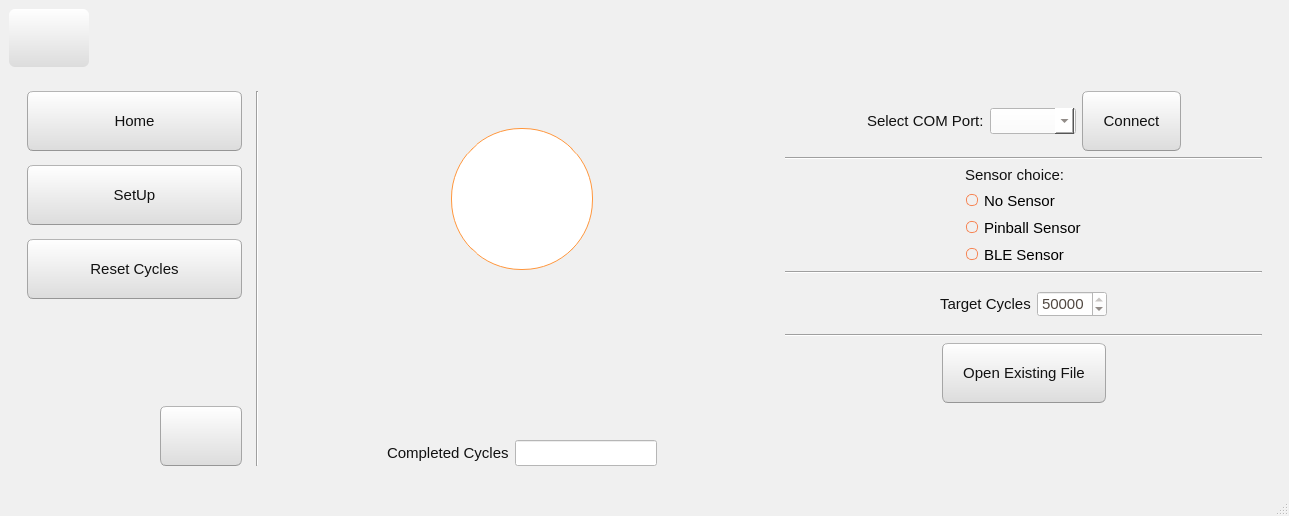
<?xml version="1.0" encoding="UTF-8"?>
<ui version="4.0">
 <class>MainWindow</class>
 <widget class="QMainWindow" name="MainWindow">
  <property name="windowModality">
   <enum>Qt::NonModal</enum>
  </property>
  <property name="geometry">
   <rect>
    <x>0</x>
    <y>0</y>
    <width>1289</width>
    <height>516</height>
   </rect>
  </property>
  <property name="windowTitle">
   <string>Daffodil</string>
  </property>
  <property name="styleSheet">
   <string notr="true">QWidget{
font: 11pt;
}
QGroupBox {
border: none;
}
QMainWindow {
	background-color:#f0f0f0;
}
QCheckBox {
	padding:2px;
}
QCheckBox:hover {
	border-radius:4px;
	border-style:solid;
	border-width:1px;
	padding-left: 1px;
	padding-right: 1px;
	padding-bottom: 1px;
	padding-top: 1px;
	border-color: rgb(255,150,60);
	background-color:qlineargradient(spread:pad, x1:0.5, y1:1, x2:0.5, y2:0, stop:0 rgba(190, 90, 50, 50), stop:1 rgba(250, 130, 40, 50));
}
QCheckBox::indicator:checked {
	border-radius:4px;
	border-style:solid;
	border-width:1px;
	border-color: rgb(246, 134, 86);
  	background-color:rgb(246, 134, 86)
}
QCheckBox::indicator:unchecked {
	border-radius:4px;
	border-style:solid;
	border-width:1px;
	border-color:rgb(246, 134, 86);
  	background-color:rgb(255,255,255);
}
QColorDialog {
	background-color:#f0f0f0;
}
QComboBox {
	color:rgb(81,72,65);
	background: #ffffff;
}
QComboBox:editable {
	background: #ffffff;
	color: rgb(81,72,65);
	selection-color:rgb(81,72,65);
	selection-background-color: #ffffff;
}
QComboBox QAbstractItemView {
	color:rgb(81,72,65);	
	background: #ffffff;
	selection-color: #ffffff;
	selection-background-color: rgb(246, 134, 86);
}
QComboBox:!editable:on, QComboBox::drop-down:editable:on {
	color:  #1e1d23;	
	background: #ffffff;
}
QDateTimeEdit {
	color:rgb(81,72,65);
	background-color: #ffffff;
}
QDateEdit {
	color:rgb(81,72,65);
	background-color: #ffffff;
}
QDialog {
	background-color:#f0f0f0;
}
QDoubleSpinBox {
	color:rgb(81,72,65);
	background-color: #ffffff;
}
QFontComboBox {
	color:rgb(81,72,65);
	background-color: #ffffff;
}
QLabel {
	color:rgb(17,17,17);
}
QLineEdit {
	background-color:rgb(255,255,255);
	selection-background-color:rgb(236,116,64);
	color:rgb(17,17,17);
}
QMenuBar {
	color:rgb(223,219,210);
	background-color:rgb(65,64,59);
}
QMenuBar::item {
	padding-top:4px;
	padding-left:4px;
	padding-right:4px;
	color:rgb(223,219,210);
	background-color:rgb(65,64,59);
}
QMenuBar::item:selected {
	color:rgb(255,255,255);
	padding-top:2px;
	padding-left:2px;
	padding-right:2px;
	border-top-width:2px;
	border-left-width:2px;
	border-right-width:2px;
	border-top-right-radius:4px;
	border-top-left-radius:4px;
	border-style:solid;
	background-color:rgb(65,64,59);
	border-top-color: rgb(47,47,44);
	border-right-color: qlineargradient(spread:pad, x1:0, y1:1, x2:1, y2:0, stop:0 rgba(90, 87, 78, 255), stop:1 rgba(47,47,44, 255));
	border-left-color:  qlineargradient(spread:pad, x1:1, y1:0, x2:0, y2:0, stop:0 rgba(90, 87, 78, 255), stop:1 rgba(47,47,44, 255));
}
QMenu {
	color:rgb(223,219,210);
	background-color:rgb(65,64,59);
}
QMenu::item {
	color:rgb(223,219,210);
	padding-left:20px;
	padding-top:4px;
	padding-bottom:4px;
	padding-right:10px;
}
QMenu::item:selected {
	color:rgb(255,255,255);
	background-color: qlineargradient(spread:pad, x1:0.5, y1:1, x2:0.5, y2:0, stop:0 rgba(225, 108, 54, 255), stop:1 rgba(246, 134, 86, 255));
	border-style:solid;
	border-width:3px;
	padding-left:17px;
	padding-top:4px;
	padding-bottom:4px;
	padding-right:7px;
	border-bottom-color:qlineargradient(spread:pad, x1:0.5, y1:1, x2:0.5, y2:0, stop:0 rgba(175,85,48,255), stop:1 rgba(236,114,67, 255));
	border-top-color:qlineargradient(spread:pad, x1:0.5, y1:1, x2:0.5, y2:0, stop:0 rgba(253,156,113,255), stop:1 rgba(205,90,46, 255));
	border-right-color:qlineargradient(spread:pad, x1:0, y1:0.5, x2:1, y2:0.5, stop:0 rgba(253,156,113,255), stop:1 rgba(205,90,46, 255));
	border-left-color:qlineargradient(spread:pad, x1:1, y1:0.5, x2:0, y2:0.5, stop:0 rgba(253,156,113,255), stop:1 rgba(205,90,46, 255));
}
QPlainTextEdit {
	border-width: 1px;
	border-style: solid;
	border-color:transparent;
	color:rgb(17,17,17);
	selection-background-color:rgb(236,116,64);
}
QProgressBar {
	text-align: center;
	color: rgb(0, 0, 0);
	border-width: 1px; 
	border-radius: 10px;
	border-style: inset;
	border-color: rgb(150,150,150);
	background-color:rgb(221,221,219);
}
QProgressBar::chunk:horizontal {
	background-color: qlineargradient(spread:pad, x1:0.5, y1:1, x2:0.5, y2:0, stop:0 rgba(225, 108, 54, 255), stop:1 rgba(246, 134, 86, 255));
	border-style: solid;
	border-radius:8px;
	border-width:1px;
	border-bottom-color:qlineargradient(spread:pad, x1:0.5, y1:1, x2:0.5, y2:0, stop:0 rgba(175,85,48,255), stop:1 rgba(236,114,67, 255));
	border-top-color:qlineargradient(spread:pad, x1:0.5, y1:1, x2:0.5, y2:0, stop:0 rgba(253,156,113,255), stop:1 rgba(205,90,46, 255));
	border-right-color:qlineargradient(spread:pad, x1:0, y1:0.5, x2:1, y2:0.5, stop:0 rgba(253,156,113,255), stop:1 rgba(205,90,46, 255));
	border-left-color:qlineargradient(spread:pad, x1:1, y1:0.5, x2:0, y2:0.5, stop:0 rgba(253,156,113,255), stop:1 rgba(205,90,46, 255));
}
QPushButton{
	color:rgb(17,17,17);
	border-width: 1px;
	border-radius: 6px;
	border-bottom-color: rgb(150,150,150);
	border-right-color: rgb(165,165,165);
	border-left-color: rgb(165,165,165);
	border-top-color: rgb(180,180,180);
	border-style: solid;
	outline: none;
	font-size: 15;
	padding: 20px;
	background-color: qlineargradient(spread:pad, x1:0.5, y1:1, x2:0.5, y2:0, stop:0 rgba(220, 220, 220, 255), stop:1 rgba(255, 255, 255, 255));
}
QPushButton:hover{
	color:rgb(17,17,17);
	border-width: 1px;
	border-radius:6px;
	border-top-color: rgb(255,150,60);
	border-right-color: qlineargradient(spread:pad, x1:0, y1:1, x2:1, y2:0, stop:0 rgba(200, 70, 20, 255), stop:1 rgba(255,150,60, 255));
	border-left-color:  qlineargradient(spread:pad, x1:1, y1:0, x2:0, y2:0, stop:0 rgba(200, 70, 20, 255), stop:1 rgba(255,150,60, 255));
	border-bottom-color: rgb(200,70,20);
	border-style: solid;
	padding: 2px;
	background-color: qlineargradient(spread:pad, x1:0.5, y1:1, x2:0.5, y2:0, stop:0 rgba(220, 220, 220, 255), stop:1 rgba(255, 255, 255, 255));
}
QPushButton:default{
	color:rgb(17,17,17);
	border-width: 1px;
	border-radius:6px;
	border-top-color: rgb(255,150,60);
	border-right-color: qlineargradient(spread:pad, x1:0, y1:1, x2:1, y2:0, stop:0 rgba(200, 70, 20, 255), stop:1 rgba(255,150,60, 255));
	border-left-color:  qlineargradient(spread:pad, x1:1, y1:0, x2:0, y2:0, stop:0 rgba(200, 70, 20, 255), stop:1 rgba(255,150,60, 255));
	border-bottom-color: rgb(200,70,20);
	border-style: solid;
	padding: 2px;
	background-color: qlineargradient(spread:pad, x1:0.5, y1:1, x2:0.5, y2:0, stop:0 rgba(220, 220, 220, 255), stop:1 rgba(255, 255, 255, 255));
}
QPushButton:pressed{
	color:rgb(17,17,17);
	border-width: 1px;
	border-radius: 6px;
	border-width: 1px;
	border-top-color: rgba(255,150,60,200);
	border-right-color: qlineargradient(spread:pad, x1:0, y1:1, x2:1, y2:0, stop:0 rgba(200, 70, 20, 255), stop:1 rgba(255,150,60, 200));
	border-left-color:  qlineargradient(spread:pad, x1:1, y1:0, x2:0, y2:0, stop:0 rgba(200, 70, 20, 255), stop:1 rgba(255,150,60, 200));
	border-bottom-color: rgba(200,70,20,200);
	border-style: solid;
	padding: 2px;
	background-color: qlineargradient(spread:pad, x1:0.5, y1:0, x2:0.5, y2:1, stop:0 rgba(220, 220, 220, 255), stop:1 rgba(255, 255, 255, 255));
}
QPushButton:disabled{
	color:rgb(174,167,159);
	border-width: 1px;
	border-radius: 6px;
	background-color: qlineargradient(spread:pad, x1:0.5, y1:1, x2:0.5, y2:0, stop:0 rgba(200, 200, 200, 255), stop:1 rgba(230, 230, 230, 255));
}
QRadioButton {
	padding: 1px;
}
QRadioButton::indicator:checked {
	height: 10px;
	width: 10px;
	border-style:solid;
	border-radius:5px;
	border-width: 1px;
	border-color: rgba(246, 134, 86, 255);
	color: #a9b7c6;
	background-color:rgba(246, 134, 86, 255);
}
QRadioButton::indicator:!checked {
	height: 10px;
	width: 10px;
	border-style:solid;
	border-radius:5px;
	border-width: 1px;
	border-color: rgb(246, 134, 86);
	color: #a9b7c6;
	background-color: transparent;
}
QScrollArea {
	color: #FFFFFF;
	background-color:#f0f0f0;
}
QSlider::groove {
	border-style: solid;
	border-width: 1px;
	border-color: rgb(207,207,207);
}
QSlider::groove:horizontal {
	height: 5px;
	background: rgb(246, 134, 86);
}
QSlider::groove:vertical {
	width: 5px;
	background: rgb(246, 134, 86);
}
QSlider::handle:horizontal {
	background: rgb(253,253,253);
	border-style: solid;
	border-width: 1px;
	border-color: rgb(207,207,207);
	width: 12px;
	margin: -5px 0;
	border-radius: 7px;
}
QSlider::handle:vertical {
	background: rgb(253,253,253);
	border-style: solid;
	border-width: 1px;
	border-color: rgb(207,207,207);
	height: 12px;
	margin: 0 -5px;
	border-radius: 7px;
}
QSlider::add-page:horizontal {
 	background: white;
}
QSlider::add-page:vertical {
	background: white;
}
QSlider::sub-page:horizontal {
	background: rgb(246, 134, 86);
}
QSlider::sub-page:vertical {
  	background: rgb(246, 134, 86);
}
QStatusBar {
	color:rgb(81,72,65);
}
QSpinBox {
	color:rgb(81,72,65);
	background-color: #ffffff;
}
QScrollBar:horizontal {
	max-height: 20px;
	border: 1px transparent grey;
	margin: 0px 20px 0px 20px;
}
QScrollBar::handle:horizontal {
	background: rgb(253,253,253);
	border-style: solid;
	border-width: 1px;
	border-color: rgb(207,207,207);
	border-radius: 7px;
	min-width: 25px;
}
QScrollBar::handle:horizontal:hover {
	background: rgb(253,253,253);
	border-style: solid;
	border-width: 1px;
	border-color: rgb(255,150,60);
	border-radius: 7px;
	min-width: 25px;
}
QScrollBar::add-line:horizontal {
  	border: 1px solid;
  	border-color: rgb(207,207,207);
  	border-top-right-radius: 7px;
  	border-top-left-radius: 7px;
  	border-bottom-right-radius: 7px;
  	background: rgb(255, 255, 255);
  	width: 20px;
  	subcontrol-position: right;
  	subcontrol-origin: margin;
}
QScrollBar::add-line:horizontal:hover {
  	border: 1px solid;
  	border-top-right-radius: 7px;
  	border-top-left-radius: 7px;
  	border-bottom-right-radius: 7px;
  	border-color: rgb(255,150,60);
  	background: rgb(255, 255, 255);
  	width: 20px;
  	subcontrol-position: right;
  	subcontrol-origin: margin;
}
QScrollBar::add-line:horizontal:pressed {
  	border: 1px solid grey;
  	border-top-left-radius: 7px;
  	border-top-right-radius: 7px;
  	border-bottom-right-radius: 7px;
  	background: rgb(231,231,231);
  	width: 20px;
  	subcontrol-position: right;
  	subcontrol-origin: margin;
}
QScrollBar::sub-line:horizontal {
  	border: 1px solid;
  	border-color: rgb(207,207,207);
  	border-top-right-radius: 7px;
  	border-top-left-radius: 7px;
  	border-bottom-left-radius: 7px;
  	background: rgb(255, 255, 255);
  	width: 20px;
  	subcontrol-position: left;
  	subcontrol-origin: margin;
}
QScrollBar::sub-line:horizontal:hover {
  	border: 1px solid;
  	border-color: rgb(255,150,60);
  	border-top-right-radius: 7px;
  	border-top-left-radius: 7px;
  	border-bottom-left-radius: 7px;
  	background: rgb(255, 255, 255);
  	width: 20px;
  	subcontrol-position: left;
  	subcontrol-origin: margin;
}
QScrollBar::sub-line:horizontal:pressed {
  	border: 1px solid grey;
  	border-top-right-radius: 7px;
  	border-top-left-radius: 7px;
  	border-bottom-left-radius: 7px;
  	background: rgb(231,231,231);
  	width: 20px;
  	subcontrol-position: left;
  	subcontrol-origin: margin;
}
QScrollBar::left-arrow:horizontal {
  	border: 1px transparent grey;
  	border-top-left-radius: 3px;
  	border-bottom-left-radius: 3px;
  	width: 6px;
  	height: 6px;
  	background: rgb(230,230,230);
}
QScrollBar::right-arrow:horizontal {
	border: 1px transparent grey;
	border-top-right-radius: 3px;
	border-bottom-right-radius: 3px;
  	width: 6px;
  	height: 6px;
 	background: rgb(230,230,230);
}
QScrollBar::add-page:horizontal, QScrollBar::sub-page:horizontal {
 	background: none;
} 
QScrollBar:vertical {
	max-width: 20px;
	border: 1px transparent grey;
	margin: 20px 0px 20px 0px;
}
QScrollBar::add-line:vertical {
	border: 1px solid;
	border-color: rgb(207,207,207);
	border-bottom-right-radius: 7px;
	border-bottom-left-radius: 7px;
	border-top-left-radius: 7px;
	background: rgb(255, 255, 255);
  	height: 20px;
  	subcontrol-position: bottom;
  	subcontrol-origin: margin;
}
QScrollBar::add-line:vertical:hover {
  	border: 1px solid;
  	border-color: rgb(255,150,60);
  	border-bottom-right-radius: 7px;
  	border-bottom-left-radius: 7px;
  	border-top-left-radius: 7px;
  	background: rgb(255, 255, 255);
  	height: 20px;
  	subcontrol-position: bottom;
  	subcontrol-origin: margin;
}
QScrollBar::add-line:vertical:pressed {
  	border: 1px solid grey;
  	border-bottom-left-radius: 7px;
  	border-bottom-right-radius: 7px;
  	border-top-left-radius: 7px;
  	background: rgb(231,231,231);
  	height: 20px;
  	subcontrol-position: bottom;
  	subcontrol-origin: margin;
}
QScrollBar::sub-line:vertical {
  	border: 1px solid;
  	border-color: rgb(207,207,207);
  	border-top-right-radius: 7px;
  	border-top-left-radius: 7px;
  	border-bottom-left-radius: 7px;
  	background: rgb(255, 255, 255);
  	height: 20px;
  	subcontrol-position: top;
  	subcontrol-origin: margin;
}
QScrollBar::sub-line:vertical:hover {
  	border: 1px solid;
  	border-color: rgb(255,150,60);
  	border-top-right-radius: 7px;
  	border-top-left-radius: 7px;
  	border-bottom-left-radius: 7px;
	background: rgb(255, 255, 255);
  	height: 20px;
  	subcontrol-position: top;
  	subcontrol-origin: margin;
}
QScrollBar::sub-line:vertical:pressed {
  	border: 1px solid grey;
  	border-top-left-radius: 7px;
  	border-top-right-radius: 7px;
  	background: rgb(231,231,231);
 	height: 20px;
  	subcontrol-position: top;
  	subcontrol-origin: margin;
}
QScrollBar::handle:vertical {
	background: rgb(253,253,253);
	border-style: solid;
	border-width: 1px;
	border-color: rgb(207,207,207);
	border-radius: 7px;
	min-height: 25px;
}
QScrollBar::handle:vertical:hover {
	background: rgb(253,253,253);
	border-style: solid;
	border-width: 1px;
	border-color: rgb(255,150,60);
	border-radius: 7px;
	min-height: 25px;
}
QScrollBar::up-arrow:vertical {
	border: 1px transparent grey;
  	border-top-left-radius: 3px;
	border-top-right-radius: 3px;
  	width: 6px;
  	height: 6px;
  	background: rgb(230,230,230);
}
QScrollBar::down-arrow:vertical {
  	border: 1px transparent grey;
  	border-bottom-left-radius: 3px;
  	border-bottom-right-radius: 3px;
  	width: 6px;
  	height: 6px;
  	background: rgb(230,230,230);
}
QScrollBar::add-page:vertical, QScrollBar::sub-page:vertical {
  	background: none;
}
QTabWidget {
	color:rgb(0,0,0);
	background-color:rgb(247,246,246);
}
QTabWidget::pane {
	border-color: rgb(180,180,180);
	background-color:rgb(247,246,246);
	border-style: solid;
	border-width: 1px;
  	border-radius: 6px;
}
QTabBar::tab {
	padding-left:4px;
	padding-right:4px;
	padding-bottom:2px;
	padding-top:2px;
	color:rgb(81,72,65);
  	background-color: qlineargradient(spread:pad, x1:0.5, y1:1, x2:0.5, y2:0, stop:0 rgba(221,218,217,255), stop:1 rgba(240,239,238,255));
	border-style: solid;
	border-width: 1px;
  	border-top-right-radius:4px;
	border-top-left-radius:4px;
	border-top-color: rgb(180,180,180);
	border-left-color: rgb(180,180,180);
	border-right-color: rgb(180,180,180);
	border-bottom-color: transparent;
}
QTabBar::tab:selected, QTabBar::tab:last:selected, QTabBar::tab:hover {
  	background-color:rgb(247,246,246);
  	margin-left: 0px;
  	margin-right: 1px;
}
QTabBar::tab:!selected {
	margin-top: 1px;
	margin-right: 1px;
}
QTextEdit {
	border-width: 1px;
	border-style: solid;
	border-color:transparent;
	color:rgb(17,17,17);
	selection-background-color:rgb(236,116,64);
}
QTimeEdit {
	color:rgb(81,72,65);
	background-color: #ffffff;
}
QToolBox {
	color:rgb(81,72,65);
	background-color: #ffffff;
}
QToolBox::tab {
	color:rgb(81,72,65);
	background-color: #ffffff;
}
QToolBox::tab:selected {
	color:rgb(81,72,65);
	background-color: #ffffff;
}
</string>
  </property>
  <widget class="QWidget" name="centralwidget">
   <layout class="QVBoxLayout" name="verticalLayout_5">
    <item>
     <layout class="QHBoxLayout" name="horizontalLayout_5">
      <item>
       <widget class="QPushButton" name="pbn_openMenu">
        <property name="styleSheet">
         <string notr="true">border: none;</string>
        </property>
        <property name="text">
         <string/>
        </property>
       </widget>
      </item>
      <item>
       <spacer name="horizontalSpacer">
        <property name="orientation">
         <enum>Qt::Horizontal</enum>
        </property>
        <property name="sizeHint" stdset="0">
         <size>
          <width>40</width>
          <height>20</height>
         </size>
        </property>
       </spacer>
      </item>
     </layout>
    </item>
    <item>
     <widget class="QGroupBox" name="groupBox_principal">
      <property name="title">
       <string/>
      </property>
      <layout class="QHBoxLayout" name="horizontalLayout_10">
       <item>
        <widget class="QGroupBox" name="groupBox_menu">
         <property name="sizePolicy">
          <sizepolicy hsizetype="Fixed" vsizetype="Preferred">
           <horstretch>0</horstretch>
           <verstretch>0</verstretch>
          </sizepolicy>
         </property>
         <property name="minimumSize">
          <size>
           <width>250</width>
           <height>0</height>
          </size>
         </property>
         <property name="title">
          <string/>
         </property>
         <layout class="QHBoxLayout" name="horizontalLayout_4">
          <property name="spacing">
           <number>14</number>
          </property>
          <item>
           <layout class="QVBoxLayout" name="verticalLayout_6">
            <item>
             <layout class="QVBoxLayout" name="verticalLayout">
              <property name="spacing">
               <number>14</number>
              </property>
              <item>
               <widget class="QPushButton" name="pbn_home">
                <property name="styleSheet">
                 <string notr="true"/>
                </property>
                <property name="text">
                 <string>Home</string>
                </property>
               </widget>
              </item>
              <item>
               <widget class="QPushButton" name="pbn_setUp">
                <property name="text">
                 <string>SetUp</string>
                </property>
               </widget>
              </item>
              <item>
               <widget class="QPushButton" name="pbn_resetCycles">
                <property name="minimumSize">
                 <size>
                  <width>100</width>
                  <height>0</height>
                 </size>
                </property>
                <property name="text">
                 <string>Reset Cycles</string>
                </property>
               </widget>
              </item>
              <item>
               <spacer name="verticalSpacer">
                <property name="orientation">
                 <enum>Qt::Vertical</enum>
                </property>
                <property name="sizeHint" stdset="0">
                 <size>
                  <width>20</width>
                  <height>40</height>
                 </size>
                </property>
               </spacer>
              </item>
             </layout>
            </item>
            <item>
             <layout class="QHBoxLayout" name="horizontalLayout_6">
              <item>
               <spacer name="horizontalSpacer_8">
                <property name="orientation">
                 <enum>Qt::Horizontal</enum>
                </property>
                <property name="sizeHint" stdset="0">
                 <size>
                  <width>40</width>
                  <height>20</height>
                 </size>
                </property>
               </spacer>
              </item>
              <item>
               <widget class="QPushButton" name="pbn_advancedSettings">
                <property name="text">
                 <string/>
                </property>
               </widget>
              </item>
             </layout>
            </item>
           </layout>
          </item>
          <item>
           <widget class="Line" name="line">
            <property name="orientation">
             <enum>Qt::Vertical</enum>
            </property>
           </widget>
          </item>
         </layout>
        </widget>
       </item>
       <item>
        <widget class="QGroupBox" name="groupBox_main">
         <property name="sizePolicy">
          <sizepolicy hsizetype="Expanding" vsizetype="Preferred">
           <horstretch>0</horstretch>
           <verstretch>0</verstretch>
          </sizepolicy>
         </property>
         <property name="title">
          <string/>
         </property>
         <layout class="QVBoxLayout" name="verticalLayout_2">
          <item>
           <spacer name="verticalSpacer_2">
            <property name="orientation">
             <enum>Qt::Vertical</enum>
            </property>
            <property name="sizeHint" stdset="0">
             <size>
              <width>20</width>
              <height>40</height>
             </size>
            </property>
           </spacer>
          </item>
          <item>
           <layout class="QHBoxLayout" name="horizontalLayout_3">
            <item>
             <widget class="QPushButton" name="pbn_startPause">
              <property name="minimumSize">
               <size>
                <width>142</width>
                <height>142</height>
               </size>
              </property>
              <property name="styleSheet">
               <string notr="true">background-color: white;
 border-style: solid;
 border-width:1px;
 border-radius:70px;
 border-color: rgb(255,150,60);
 max-width:100px;
 max-height:100px;
 min-width:100px;
 min-height:100px;</string>
              </property>
              <property name="text">
               <string/>
              </property>
             </widget>
            </item>
           </layout>
          </item>
          <item>
           <spacer name="verticalSpacer_3">
            <property name="orientation">
             <enum>Qt::Vertical</enum>
            </property>
            <property name="sizeHint" stdset="0">
             <size>
              <width>20</width>
              <height>40</height>
             </size>
            </property>
           </spacer>
          </item>
          <item>
           <layout class="QHBoxLayout" name="horizontalLayout_9">
            <item>
             <spacer name="horizontalSpacer_3">
              <property name="orientation">
               <enum>Qt::Horizontal</enum>
              </property>
              <property name="sizeHint" stdset="0">
               <size>
                <width>40</width>
                <height>20</height>
               </size>
              </property>
             </spacer>
            </item>
            <item>
             <widget class="QLabel" name="label_filePath">
              <property name="text">
               <string/>
              </property>
             </widget>
            </item>
            <item>
             <spacer name="horizontalSpacer_5">
              <property name="orientation">
               <enum>Qt::Horizontal</enum>
              </property>
              <property name="sizeHint" stdset="0">
               <size>
                <width>40</width>
                <height>20</height>
               </size>
              </property>
             </spacer>
            </item>
           </layout>
          </item>
          <item>
           <spacer name="verticalSpacer_4">
            <property name="orientation">
             <enum>Qt::Vertical</enum>
            </property>
            <property name="sizeHint" stdset="0">
             <size>
              <width>20</width>
              <height>40</height>
             </size>
            </property>
           </spacer>
          </item>
          <item>
           <layout class="QHBoxLayout" name="horizontalLayout_8">
            <item>
             <spacer name="horizontalSpacer_9">
              <property name="orientation">
               <enum>Qt::Horizontal</enum>
              </property>
              <property name="sizeHint" stdset="0">
               <size>
                <width>40</width>
                <height>20</height>
               </size>
              </property>
             </spacer>
            </item>
            <item>
             <widget class="QLabel" name="label_sError">
              <property name="text">
               <string/>
              </property>
             </widget>
            </item>
            <item>
             <spacer name="horizontalSpacer_10">
              <property name="orientation">
               <enum>Qt::Horizontal</enum>
              </property>
              <property name="sizeHint" stdset="0">
               <size>
                <width>40</width>
                <height>20</height>
               </size>
              </property>
             </spacer>
            </item>
           </layout>
          </item>
          <item>
           <spacer name="verticalSpacer_5">
            <property name="orientation">
             <enum>Qt::Vertical</enum>
            </property>
            <property name="sizeHint" stdset="0">
             <size>
              <width>20</width>
              <height>40</height>
             </size>
            </property>
           </spacer>
          </item>
          <item>
           <layout class="QHBoxLayout" name="horizontalLayout_7">
            <item>
             <spacer name="horizontalSpacer_2">
              <property name="orientation">
               <enum>Qt::Horizontal</enum>
              </property>
              <property name="sizeHint" stdset="0">
               <size>
                <width>40</width>
                <height>20</height>
               </size>
              </property>
             </spacer>
            </item>
            <item>
             <widget class="QLabel" name="label_completedCycles">
              <property name="text">
               <string>Completed Cycles</string>
              </property>
             </widget>
            </item>
            <item>
             <widget class="QLineEdit" name="lineEdit_completedCycles">
              <property name="enabled">
               <bool>false</bool>
              </property>
             </widget>
            </item>
            <item>
             <spacer name="horizontalSpacer_4">
              <property name="orientation">
               <enum>Qt::Horizontal</enum>
              </property>
              <property name="sizeHint" stdset="0">
               <size>
                <width>40</width>
                <height>20</height>
               </size>
              </property>
             </spacer>
            </item>
           </layout>
          </item>
         </layout>
        </widget>
       </item>
       <item>
        <widget class="QGroupBox" name="groupBox_setup">
         <property name="title">
          <string/>
         </property>
         <layout class="QVBoxLayout" name="verticalLayout_3">
          <item>
           <layout class="QHBoxLayout" name="horizontalLayout">
            <item>
             <spacer name="horizontalSpacer_18">
              <property name="orientation">
               <enum>Qt::Horizontal</enum>
              </property>
              <property name="sizeHint" stdset="0">
               <size>
                <width>40</width>
                <height>20</height>
               </size>
              </property>
             </spacer>
            </item>
            <item>
             <widget class="QLabel" name="label_comPort">
              <property name="text">
               <string>Select COM Port:</string>
              </property>
             </widget>
            </item>
            <item>
             <widget class="QComboBox" name="cb_comPort">
              <property name="sizeAdjustPolicy">
               <enum>QComboBox::AdjustToContents</enum>
              </property>
             </widget>
            </item>
            <item>
             <widget class="QPushButton" name="pbn_connect">
              <property name="sizePolicy">
               <sizepolicy hsizetype="Expanding" vsizetype="Fixed">
                <horstretch>0</horstretch>
                <verstretch>0</verstretch>
               </sizepolicy>
              </property>
              <property name="text">
               <string>Connect</string>
              </property>
             </widget>
            </item>
            <item>
             <spacer name="horizontalSpacer_15">
              <property name="orientation">
               <enum>Qt::Horizontal</enum>
              </property>
              <property name="sizeHint" stdset="0">
               <size>
                <width>40</width>
                <height>20</height>
               </size>
              </property>
             </spacer>
            </item>
           </layout>
          </item>
          <item>
           <widget class="Line" name="line_2">
            <property name="orientation">
             <enum>Qt::Horizontal</enum>
            </property>
           </widget>
          </item>
          <item>
           <layout class="QHBoxLayout" name="horizontalLayout_15">
            <item>
             <spacer name="horizontalSpacer_19">
              <property name="orientation">
               <enum>Qt::Horizontal</enum>
              </property>
              <property name="sizeHint" stdset="0">
               <size>
                <width>40</width>
                <height>20</height>
               </size>
              </property>
             </spacer>
            </item>
            <item>
             <layout class="QVBoxLayout" name="verticalLayout_4">
              <item>
               <widget class="QLabel" name="label_sensorChoice">
                <property name="text">
                 <string>Sensor choice:</string>
                </property>
               </widget>
              </item>
              <item>
               <widget class="QRadioButton" name="rb_noSensor">
                <property name="text">
                 <string>No Sensor</string>
                </property>
               </widget>
              </item>
              <item>
               <widget class="QRadioButton" name="rb_pinballSensor">
                <property name="text">
                 <string>Pinball Sensor</string>
                </property>
               </widget>
              </item>
              <item>
               <widget class="QRadioButton" name="rb_BLESensor">
                <property name="text">
                 <string>BLE Sensor</string>
                </property>
               </widget>
              </item>
             </layout>
            </item>
            <item>
             <spacer name="horizontalSpacer_20">
              <property name="orientation">
               <enum>Qt::Horizontal</enum>
              </property>
              <property name="sizeHint" stdset="0">
               <size>
                <width>40</width>
                <height>20</height>
               </size>
              </property>
             </spacer>
            </item>
           </layout>
          </item>
          <item>
           <widget class="Line" name="line_3">
            <property name="orientation">
             <enum>Qt::Horizontal</enum>
            </property>
           </widget>
          </item>
          <item>
           <layout class="QHBoxLayout" name="horizontalLayout_2">
            <item>
             <spacer name="horizontalSpacer_7">
              <property name="orientation">
               <enum>Qt::Horizontal</enum>
              </property>
              <property name="sizeHint" stdset="0">
               <size>
                <width>68</width>
                <height>48</height>
               </size>
              </property>
             </spacer>
            </item>
            <item>
             <widget class="QLabel" name="label_targetCycles">
              <property name="text">
               <string>Target Cycles</string>
              </property>
             </widget>
            </item>
            <item>
             <widget class="QSpinBox" name="spinBox">
              <property name="minimum">
               <number>1</number>
              </property>
              <property name="maximum">
               <number>50000</number>
              </property>
              <property name="value">
               <number>50000</number>
              </property>
             </widget>
            </item>
            <item>
             <spacer name="horizontalSpacer_6">
              <property name="orientation">
               <enum>Qt::Horizontal</enum>
              </property>
              <property name="sizeHint" stdset="0">
               <size>
                <width>68</width>
                <height>48</height>
               </size>
              </property>
             </spacer>
            </item>
           </layout>
          </item>
          <item>
           <widget class="Line" name="line_4">
            <property name="orientation">
             <enum>Qt::Horizontal</enum>
            </property>
           </widget>
          </item>
          <item>
           <layout class="QHBoxLayout" name="horizontalLayout_16">
            <item>
             <spacer name="horizontalSpacer_16">
              <property name="orientation">
               <enum>Qt::Horizontal</enum>
              </property>
              <property name="sizeHint" stdset="0">
               <size>
                <width>40</width>
                <height>20</height>
               </size>
              </property>
             </spacer>
            </item>
            <item>
             <widget class="QPushButton" name="pbn_openFile">
              <property name="text">
               <string>Open Existing File</string>
              </property>
             </widget>
            </item>
            <item>
             <spacer name="horizontalSpacer_17">
              <property name="orientation">
               <enum>Qt::Horizontal</enum>
              </property>
              <property name="sizeHint" stdset="0">
               <size>
                <width>40</width>
                <height>20</height>
               </size>
              </property>
             </spacer>
            </item>
           </layout>
          </item>
          <item>
           <spacer name="verticalSpacer_6">
            <property name="orientation">
             <enum>Qt::Vertical</enum>
            </property>
            <property name="sizeHint" stdset="0">
             <size>
              <width>20</width>
              <height>40</height>
             </size>
            </property>
           </spacer>
          </item>
         </layout>
        </widget>
       </item>
      </layout>
     </widget>
    </item>
   </layout>
  </widget>
  <widget class="QStatusBar" name="statusBar"/>
 </widget>
 <resources/>
 <connections/>
</ui>
